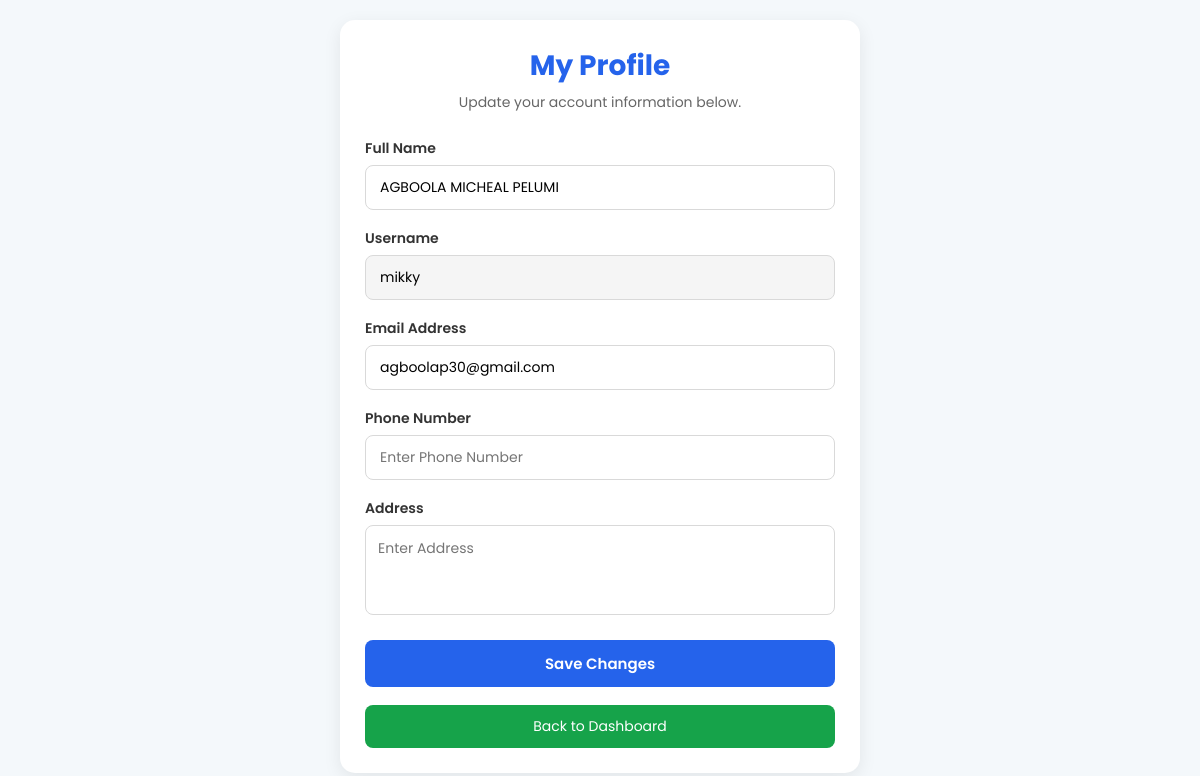
Screenshot of /profile (signed in) with the database file from the repository.
### tables this page shows
CREATE TABLE users(

        id INTEGER PRIMARY KEY AUTOINCREMENT,

        fullname TEXT NOT NULL,

        username TEXT UNIQUE NOT NULL,

        email TEXT UNIQUE NOT NULL,

        password TEXT NOT NULL,

        created_at TIMESTAMP DEFAULT CURRENT_TIMESTAMP

    );

### app.py (the view, shortened to what this page needs)
@app.route("/profile", methods=["GET", "POST"])
def profile():
    if not login_required():
        return redirect(url_for("home"))
    conn = get_db()
    user = conn.execute(
        """

        SELECT *

        FROM users

        WHERE id=?

        """,
        (
            session["user_id"],
        )
    ).fetchone()
    conn.close()
    return render_template(
        "profile.html",
        user=user
    )

### app.py (called while the page is built)
def get_db():
    conn = sqlite3.connect(DATABASE)
    conn.row_factory = sqlite3.Row
    return conn

def login_required():
    return "user_id" in session

### templates/profile.html (shortened to what this page needs)
<!DOCTYPE html>
<html lang="en">
<head>
    <link rel="stylesheet"
          href="{{ url_for('static', filename='css/profile.css') }}">
</head>
<body>
<div class="container">
    <div class="profile-card">
        <div class="header">
            <h1>My Profile</h1>
            <p>
                Update your account information below.
            </p>
        </div>
        <form method="POST">
            <div class="form-group">
                <label>Full Name</label>
                <input
                    type="text"
                    name="fullname"
                    value="{{ user['fullname'] }}"
                    required>
            </div>
            <div class="form-group">
                <label>Username</label>
                <input
                    type="text"
                    value="{{ user['username'] }}"
                    readonly>
            </div>
            <div class="form-group">
                <label>Email Address</label>
                <input
                    type="email"
                    name="email"
                    value="{{ user['email'] }}"
                    required>
            </div>
            <div class="form-group">
                <label>Phone Number</label>
                <input
                    type="text"
                    name="phone"
                    value="{{ user['phone'] }}"
                    placeholder="Enter Phone Number">
            </div>
            <div class="form-group">
                <label>Address</label>
                <textarea
                    name="address"
                    placeholder="Enter Address">{{ user['address'] }}</textarea>
            </div>
            <button type="submit">
                Save Changes
            </button>
        </form>
        <div class="buttons">
            <a href="{{ url_for('dashboard') }}" class="btn">
                Back to Dashboard
            </a>
        </div>
    </div>
</div>
</body>
</html>

### static/css/profile.css (style rules this page uses)
* { margin:0; padding:0; box-sizing:border-box; font-family:'Poppins',sans-serif; }
body { background:#f4f8fb; }
.container { width:100%; min-height:70vh; display:flex; justify-content:center; align-items:center; padding:20px; }
.profile-card { width:520px; background:#fff; border-radius:15px; padding:25px; box-shadow:0 5px 18px rgba(0,0,0,.08); }
.header { text-align:center; margin-bottom:25px; }
.header h1 { font-size:28px; color:#2563eb; margin-bottom:5px; }
.header p { font-size:14px; color:#666; }
.form-group { margin-bottom:18px; }
.form-group label { display:block; margin-bottom:6px; font-size:14px; font-weight:600; color:#333; }
.form-group input { width:100%; padding:11px 14px; border:1px solid #d9d9d9; border-radius:8px; font-size:14px; transition:.3s; }
.form-group input[readonly] { background:#f5f5f5; }
.form-group textarea { width:100%; height:90px; padding:12px; border:1px solid #d9d9d9; border-radius:8px; resize:none; font-size:14px; transition:.3s; }
button { width:100%; background:#2563eb; color:#fff; border:none; padding:12px; border-radius:8px; font-size:15px; font-weight:600; cursor:pointer; transition:.3s; }
.buttons { margin-top:18px; }
.btn { display:block; text-align:center; text-decoration:none; background:#16a34a; color:#fff; padding:11px; border-radius:8px; font-size:14px; transition:.3s; }

### rows the page displays
users: fullname "AGBOOLA MICHEAL PELUMI", username "mikky", email "agboolap30@gmail.com"
